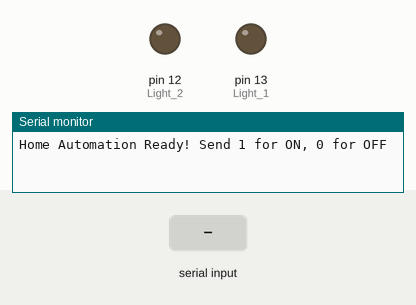
The sketch below on a simulated Arduino Uno, built with avr-gcc and run on an emulated ATmega328P. Parts: output pins drawn as LEDs (lit = HIGH), the last lines printed to the serial monitor. The inputs (shaded band) are chosen by the test bench.

Above: at 1.2 s.
1.3 s: "1" received over Serial
At 2.0 s:
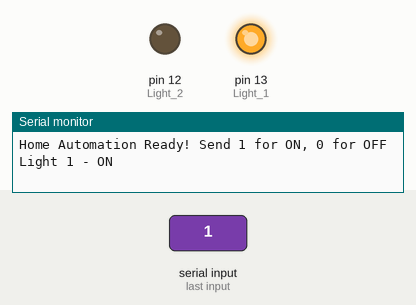
2.8 s: "2" received over Serial
At 3.2 s:
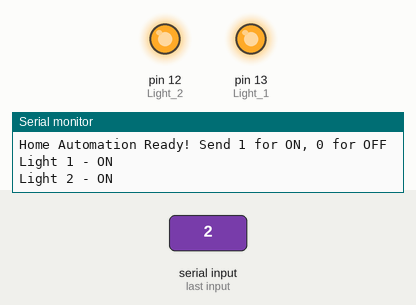
4.3 s: "0" received over Serial
At 5.5 s:
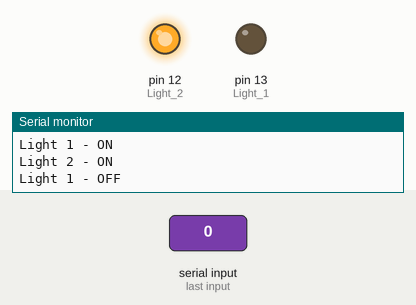
5.8 s: "3" received over Serial
At 6.7 s:
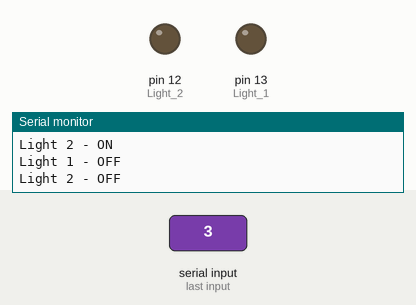
Timing chart, 0 to 8.3 s (numbered marks = the images above; inputs shaded):
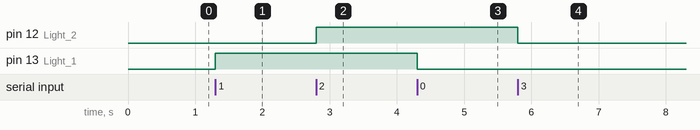

The sketch:

Sketch.ino
```cpp
char data;

void setup() {
  pinMode(13, OUTPUT); // Light 1
  pinMode(12, OUTPUT); // Light 2

  Serial.begin(9600);
  Serial.println("Home Automation Ready! Send 1 for ON, 0 for OFF");
}

void loop() {
  if (Serial.available()) {
    data = Serial.read();

    if (data == '1') {
      digitalWrite(13, HIGH);
      Serial.println("Light 1 - ON");
    }

    if (data == '0') {
      digitalWrite(13, LOW);
      Serial.println("Light 1 - OFF");
    }

    if (data == '2') {
      digitalWrite(12, HIGH);
      Serial.println("Light 2 - ON");
    }

    if (data == '3') {
      digitalWrite(12, LOW);
      Serial.println("Light 2 - OFF");
    }
  }
}
```

Measured:
- after the input at 1.3 s, pin 13 (Light_1): LOW → HIGH at once
- after the input at 2.8 s, pin 12 (Light_2): LOW → HIGH at once
- after the input at 4.3 s, pin 13 (Light_1): HIGH → LOW at once
- after the input at 5.8 s, pin 12 (Light_2): HIGH → LOW at once
